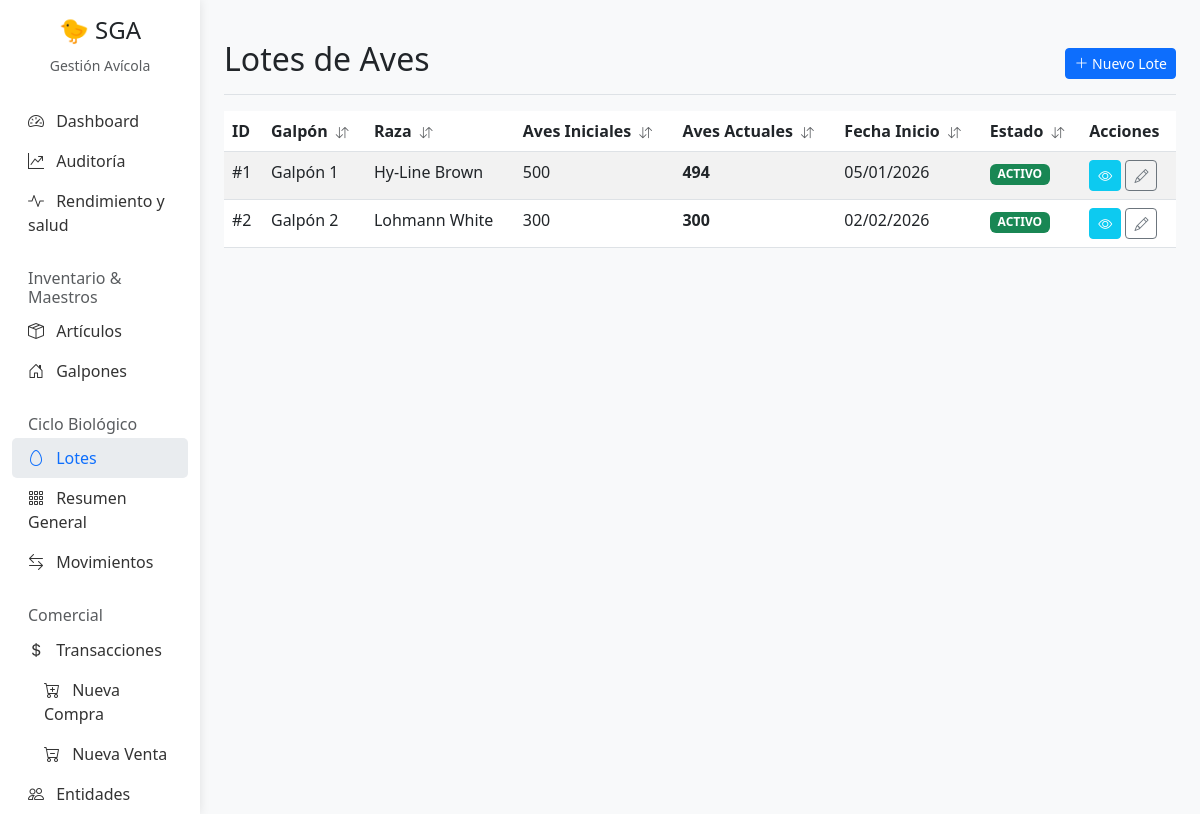
The page /lotes/ on the database its author committed.
### Gestion/models.py (models this page shows, shortened)
class Lote(models.Model):
    id_lote = models.AutoField(primary_key=True)
    galpon = models.ForeignKey(Galpon, on_delete=models.CASCADE)
    raza = models.CharField(max_length=100)
    fecha_inicio = models.DateField(default=timezone.now)
    aves_iniciales = models.IntegerField()
    aves_actuales = models.IntegerField(editable=False) # Updated by signal
    estado = models.BooleanField(default=True) # Active=True, Closed=False
    fecha_proxima_vacuna = models.DateField(null=True, blank=True)

class Galpon(models.Model):
    id_galpon = models.AutoField(primary_key=True)
    nombre = models.CharField(max_length=100)
    capacidad_max = models.IntegerField()

### Gestion/views.py (the view)
# urls.py: path('lotes/', views.lote_list, name='lote-list'),
def lote_list(request):
    lotes = Lote.objects.all()
    allowed_sort = ['galpon__nombre', 'raza', 'aves_iniciales', 'aves_actuales', 'fecha_inicio', 'estado']
    ordering = get_ordering(request, allowed_sort, default_field='-estado')
    if not request.GET.get('sort'):
        lotes = lotes.order_by('-estado', 'galpon__nombre')
    else:
        lotes = lotes.order_by(ordering)
    return render(request, 'Gestion/lote_list.html', {'lotes': lotes})

### Gestion/templatetags/gestion_extras.py (called while the page is built, shortened)
@register.simple_tag(takes_context=True)
def sort_header(context, label, field):
    request = context['request']
    current_sort = request.GET.get('sort', '')
    current_dir = request.GET.get('dir', 'asc')
    new_dir = 'asc'
    icon = '<i class="bi bi-arrow-down-up text-muted ms-1" style="font-size: 0.8em;"></i>'
    params = request.GET.copy()
    params['sort'] = field
    params['dir'] = new_dir
    if 'page' in params:
        del params['page']
    url = f"?{params.urlencode()}"
    html = f'<a href="{url}" class="text-decoration-none text-dark fw-bold" style="cursor: pointer;">{label} {icon}</a>'
    return mark_safe(html)

### Gestion/utils.py (called while the page is built)
def get_ordering(request, allowed_fields, default_field='-pk'):
    sort_by = request.GET.get('sort')
    direction = request.GET.get('dir', 'asc')
    ordering = default_field
    if sort_by in allowed_fields:
        if direction == 'desc':
            ordering = f'-{sort_by}'
        else:
            ordering = sort_by
    return ordering

### Gestion/templates/Gestion/lote_list.html (shortened to what this page needs)
{% extends 'Gestion/base.html' %}
{% load gestion_extras %}
{% block content %}
<div class="d-flex justify-content-between flex-wrap flex-md-nowrap align-items-center pt-3 pb-2 mb-3 border-bottom">
    <h1 class="h2">Lotes de Aves</h1>
    <div class="btn-toolbar mb-2 mb-md-0">
        <a href="{% url 'lote-create' %}" class="btn btn-sm btn-primary">
            <i class="bi bi-plus-lg"></i> Nuevo Lote
        </a>
    </div>
</div>
<div class="table-responsive">
    <table class="table table-striped table-hover">
        <thead>
            <tr>
                <th>ID</th>
                <th>{% sort_header 'Galpón' 'galpon__nombre' %}</th>
                <th>{% sort_header 'Raza' 'raza' %}</th>
                <th>{% sort_header 'Aves Iniciales' 'aves_iniciales' %}</th>
                <th>{% sort_header 'Aves Actuales' 'aves_actuales' %}</th>
                <th>{% sort_header 'Fecha Inicio' 'fecha_inicio' %}</th>
                <th>{% sort_header 'Estado' 'estado' %}</th>
                <th>Acciones</th>
            </tr>
        </thead>
        <tbody>
            {% for lote in lotes %}
            <tr class="{% if not lote.estado %}table-secondary{% endif %}">
                <td>#{{ lote.pk }}</td>
                <td>{{ lote.galpon.nombre }}</td>
                <td>{{ lote.raza }}</td>
                <td>{{ lote.aves_iniciales }}</td>
                <td><strong>{{ lote.aves_actuales }}</strong></td>
                <td>{{ lote.fecha_inicio|date:"d/m/Y" }}</td>
                <td>
                    {% if lote.estado %}
                    <span class="badge bg-success">ACTIVO</span>
                    {% else %}
                    <span class="badge bg-secondary">CERRADO</span>
                    {% endif %}
                </td>
                <td>
                    <a href="{% url 'lote-detail' lote.pk %}" class="btn btn-sm btn-info text-white"
                        title="Ver Detalle"><i class="bi bi-eye"></i></a>
                    <a href="{% url 'lote-update' lote.pk %}" class="btn btn-sm btn-outline-secondary" title="Editar"><i
                            class="bi bi-pencil"></i></a>
                </td>
            </tr>
            {% empty %}
            <tr>
                <td colspan="8" class="text-center">No hay lotes registrados.</td>
            </tr>
            {% endfor %}
        </tbody>
    </table>
</div>
{% endblock %}

### Gestion/templates/Gestion/base.html (style rules this page uses)
body { background-color: #f8f9fa; }

### rows shown on the page
Lote: pk "1", galpon.nombre "Galpón 1", raza "Hy-Line Brown", aves_iniciales "500", aves_actuales "494", fecha_inicio "05/01/2026", estado "ACTIVO"
Lote: pk "2", galpon.nombre "Galpón 2", raza "Lohmann White", aves_iniciales "300", aves_actuales "300", fecha_inicio "02/02/2026", estado "ACTIVO"
